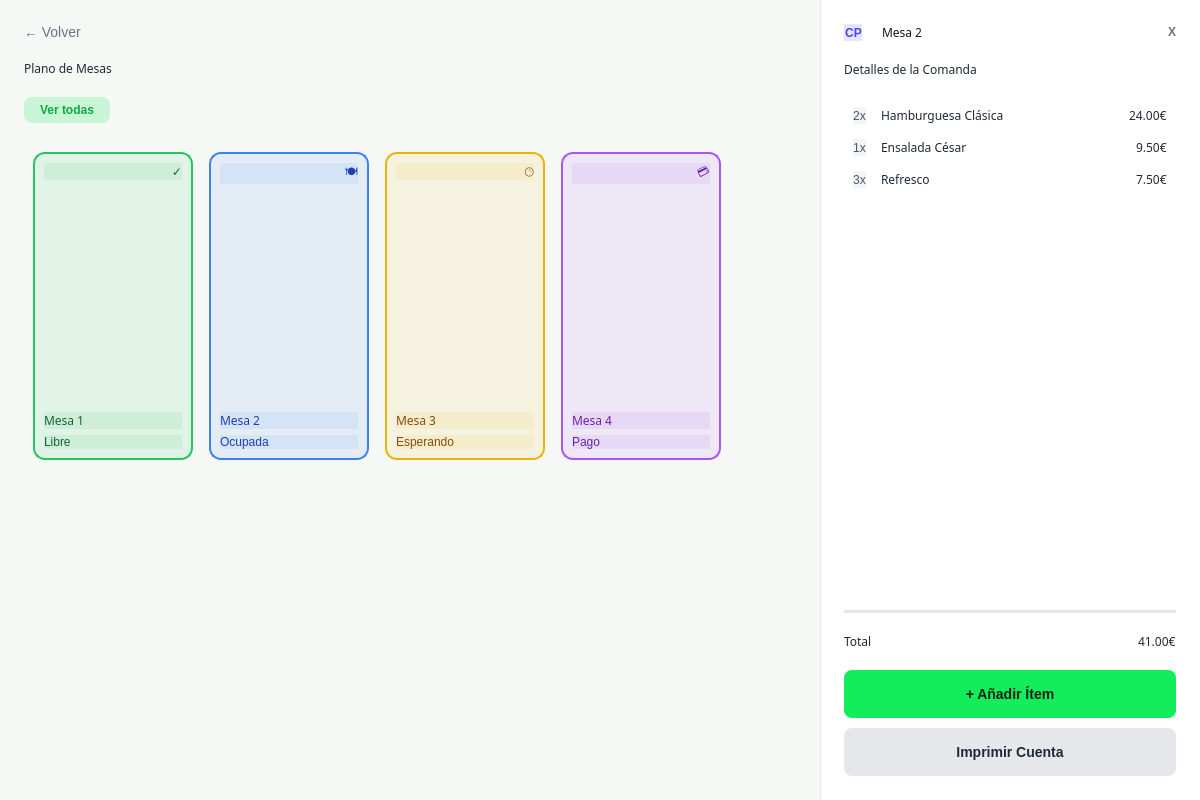
<?xml version="1.0" encoding="UTF-8"?>
<ui version="4.0">
 <class>MainWindow</class>
 <widget class="QMainWindow" name="MainWindow">
  <property name="geometry">
   <rect>
    <x>0</x>
    <y>0</y>
    <width>1200</width>
    <height>800</height>
   </rect>
  </property>
  <property name="windowTitle">
   <string>Visualizador de Mesas</string>
  </property>
  <property name="styleSheet">
   <string notr="true">background-color: #f6f8f6; font-family: &quot;Segoe UI&quot;, &quot;Work Sans&quot;, sans-serif; color: #1f2937;</string>
  </property>
  <widget class="QWidget" name="centralwidget">
   <layout class="QHBoxLayout" name="horizontalLayoutMain">
    <property name="spacing">
     <number>0</number>
    </property>
    <property name="leftMargin">
     <number>0</number>
    </property>
    <property name="topMargin">
     <number>0</number>
    </property>
    <property name="rightMargin">
     <number>0</number>
    </property>
    <property name="bottomMargin">
     <number>0</number>
    </property>
    <item>
     <widget class="QWidget" name="leftPanel" native="true">
      <layout class="QVBoxLayout" name="verticalLayout_Left">
       <property name="spacing">
        <number>20</number>
       </property>
       <property name="leftMargin">
        <number>24</number>
       </property>
       <property name="topMargin">
        <number>24</number>
       </property>
       <property name="rightMargin">
        <number>24</number>
       </property>
       <property name="bottomMargin">
        <number>24</number>
       </property>
       <item>
        <widget class="QPushButton" name="btn_regresar">
         <property name="styleSheet">
          <string notr="true">
           QPushButton {
            background-color: transparent;
            color: #6b7280;
            border: none;
            text-align: left;
            font-size: 14px;
           }
           QPushButton:hover {
            color: #1f2937;
           }
          </string>
         </property>
         <property name="text">
          <string>← Volver</string>
         </property>
         <property name="cursor">
          <cursorShape>PointingHandCursor</cursorShape>
         </property>
        </widget>
       </item>
       <item>
        <widget class="QLabel" name="lblTitle">
         <property name="font">
          <font>
           <family>Segoe UI,Work Sans,sans-serif</family>
          </font>
         </property>
         <property name="text">
          <string>Plano de Mesas</string>
         </property>
        </widget>
       </item>
       <item>
        <widget class="QWidget" name="filterContainer" native="true">
         <layout class="QHBoxLayout" name="horizontalLayout_Filters">
          <property name="leftMargin">
           <number>0</number>
          </property>
          <property name="topMargin">
           <number>0</number>
          </property>
          <property name="rightMargin">
           <number>0</number>
          </property>
          <property name="bottomMargin">
           <number>0</number>
          </property>
          <item>
           <widget class="QPushButton" name="btnFilterAll">
            <property name="styleSheet">
             <string notr="true">
              QPushButton {
               background-color: rgba(19, 236, 91, 0.2);
               color: #0fa841;
               border: none;
               border-radius: 8px;
               padding: 6px 16px;
               font-weight: bold;
              }
             </string>
            </property>
            <property name="text">
             <string>Ver todas</string>
            </property>
           </widget>
          </item>
          <item>
           <spacer name="horizontalSpacer">
            <property name="orientation">
             <enum>Qt::Horizontal</enum>
            </property>
            <property name="sizeHint" stdset="0">
             <size>
              <width>40</width>
              <height>20</height>
             </size>
            </property>
           </spacer>
          </item>
         </layout>
        </widget>
       </item>
       <item>
        <widget class="QScrollArea" name="scrollArea">
         <property name="styleSheet">
          <string notr="true">QScrollArea { border: none; background: transparent; } QWidget { background: transparent; }</string>
         </property>
         <property name="widgetResizable">
          <bool>true</bool>
         </property>
         <widget class="QWidget" name="scrollContent">
          <property name="geometry">
           <rect>
            <x>0</x>
            <y>0</y>
            <width>772</width>
            <height>633</height>
           </rect>
          </property>
          <layout class="QGridLayout" name="gridLayout">
           <property name="spacing">
            <number>16</number>
           </property>
           <item row="0" column="0">
            <widget class="QFrame" name="mesa1">
             <property name="minimumSize">
              <size>
               <width>160</width>
               <height>160</height>
              </size>
             </property>
             <property name="styleSheet">
              <string notr="true">
               QFrame {
                background-color: rgba(34, 197, 94, 0.1);
                border: 2px solid #22c55e;
                border-radius: 12px;
                color: #166534;
               }
              </string>
             </property>
             <layout class="QVBoxLayout" name="vl_m1">
              <item>
               <widget class="QLabel" name="icon_m1">
                <property name="font">
                 <font>
                  <family>Segoe UI,Work Sans,sans-serif</family>
                 </font>
                </property>
                <property name="styleSheet">
                 <string>border:none;</string>
                </property>
                <property name="text">
                 <string>✓</string>
                </property>
                <property name="alignment">
                 <set>Qt::AlignRight|Qt::AlignTop|Qt::AlignTrailing</set>
                </property>
               </widget>
              </item>
              <item>
               <spacer>
                <property name="orientation">
                 <enum>Qt::Vertical</enum>
                </property>
                <property name="sizeHint" stdset="0">
                 <size>
                  <width>0</width>
                  <height>0</height>
                 </size>
                </property>
               </spacer>
              </item>
              <item>
               <widget class="QLabel" name="txt_m1">
                <property name="font">
                 <font>
                  <family>Segoe UI,Work Sans,sans-serif</family>
                 </font>
                </property>
                <property name="styleSheet">
                 <string>border:none;</string>
                </property>
                <property name="text">
                 <string>Mesa 1</string>
                </property>
               </widget>
              </item>
              <item>
               <widget class="QLabel" name="st_m1">
                <property name="styleSheet">
                 <string>border:none;</string>
                </property>
                <property name="text">
                 <string>Libre</string>
                </property>
               </widget>
              </item>
             </layout>
            </widget>
           </item>
           <item row="0" column="1">
            <widget class="QFrame" name="mesa2">
             <property name="minimumSize">
              <size>
               <width>160</width>
               <height>160</height>
              </size>
             </property>
             <property name="styleSheet">
              <string notr="true">
               QFrame {
                background-color: rgba(59, 130, 246, 0.1);
                border: 2px solid #3b82f6;
                border-radius: 12px;
                color: #1e40af;
               }
              </string>
             </property>
             <layout class="QVBoxLayout" name="vl_m2">
              <item>
               <widget class="QLabel" name="icon_m2">
                <property name="font">
                 <font>
                  <family>Segoe UI,Work Sans,sans-serif</family>
                 </font>
                </property>
                <property name="styleSheet">
                 <string>border:none;</string>
                </property>
                <property name="text">
                 <string>🍽</string>
                </property>
                <property name="alignment">
                 <set>Qt::AlignRight|Qt::AlignTop|Qt::AlignTrailing</set>
                </property>
               </widget>
              </item>
              <item>
               <spacer>
                <property name="orientation">
                 <enum>Qt::Vertical</enum>
                </property>
                <property name="sizeHint" stdset="0">
                 <size>
                  <width>0</width>
                  <height>0</height>
                 </size>
                </property>
               </spacer>
              </item>
              <item>
               <widget class="QLabel" name="txt_m2">
                <property name="font">
                 <font>
                  <family>Segoe UI,Work Sans,sans-serif</family>
                 </font>
                </property>
                <property name="styleSheet">
                 <string>border:none;</string>
                </property>
                <property name="text">
                 <string>Mesa 2</string>
                </property>
               </widget>
              </item>
              <item>
               <widget class="QLabel" name="st_m2">
                <property name="styleSheet">
                 <string>border:none;</string>
                </property>
                <property name="text">
                 <string>Ocupada</string>
                </property>
               </widget>
              </item>
             </layout>
            </widget>
           </item>
           <item row="0" column="2">
            <widget class="QFrame" name="mesa3">
             <property name="minimumSize">
              <size>
               <width>160</width>
               <height>160</height>
              </size>
             </property>
             <property name="styleSheet">
              <string notr="true">
               QFrame {
                background-color: rgba(234, 179, 8, 0.1);
                border: 2px solid #eab308;
                border-radius: 12px;
                color: #854d0e;
               }
              </string>
             </property>
             <layout class="QVBoxLayout" name="vl_m3">
              <item>
               <widget class="QLabel" name="icon_m3">
                <property name="font">
                 <font>
                  <family>Segoe UI,Work Sans,sans-serif</family>
                 </font>
                </property>
                <property name="styleSheet">
                 <string>border:none;</string>
                </property>
                <property name="text">
                 <string>🕒</string>
                </property>
                <property name="alignment">
                 <set>Qt::AlignRight|Qt::AlignTop|Qt::AlignTrailing</set>
                </property>
               </widget>
              </item>
              <item>
               <spacer>
                <property name="orientation">
                 <enum>Qt::Vertical</enum>
                </property>
                <property name="sizeHint" stdset="0">
                 <size>
                  <width>0</width>
                  <height>0</height>
                 </size>
                </property>
               </spacer>
              </item>
              <item>
               <widget class="QLabel" name="txt_m3">
                <property name="font">
                 <font>
                  <family>Segoe UI,Work Sans,sans-serif</family>
                 </font>
                </property>
                <property name="styleSheet">
                 <string>border:none;</string>
                </property>
                <property name="text">
                 <string>Mesa 3</string>
                </property>
               </widget>
              </item>
              <item>
               <widget class="QLabel" name="st_m3">
                <property name="styleSheet">
                 <string>border:none;</string>
                </property>
                <property name="text">
                 <string>Esperando</string>
                </property>
               </widget>
              </item>
             </layout>
            </widget>
           </item>
           <item row="0" column="3">
            <widget class="QFrame" name="mesa4">
             <property name="minimumSize">
              <size>
               <width>160</width>
               <height>160</height>
              </size>
             </property>
             <property name="styleSheet">
              <string notr="true">
               QFrame {
                background-color: rgba(168, 85, 247, 0.1);
                border: 2px solid #a855f7;
                border-radius: 12px;
                color: #6b21a8;
               }
              </string>
             </property>
             <layout class="QVBoxLayout" name="vl_m4">
              <item>
               <widget class="QLabel" name="icon_m4">
                <property name="font">
                 <font>
                  <family>Segoe UI,Work Sans,sans-serif</family>
                 </font>
                </property>
                <property name="styleSheet">
                 <string>border:none;</string>
                </property>
                <property name="text">
                 <string>💳</string>
                </property>
                <property name="alignment">
                 <set>Qt::AlignRight|Qt::AlignTop|Qt::AlignTrailing</set>
                </property>
               </widget>
              </item>
              <item>
               <spacer>
                <property name="orientation">
                 <enum>Qt::Vertical</enum>
                </property>
                <property name="sizeHint" stdset="0">
                 <size>
                  <width>0</width>
                  <height>0</height>
                 </size>
                </property>
               </spacer>
              </item>
              <item>
               <widget class="QLabel" name="txt_m4">
                <property name="font">
                 <font>
                  <family>Segoe UI,Work Sans,sans-serif</family>
                 </font>
                </property>
                <property name="styleSheet">
                 <string>border:none;</string>
                </property>
                <property name="text">
                 <string>Mesa 4</string>
                </property>
               </widget>
              </item>
              <item>
               <widget class="QLabel" name="st_m4">
                <property name="styleSheet">
                 <string>border:none;</string>
                </property>
                <property name="text">
                 <string>Pago</string>
                </property>
               </widget>
              </item>
             </layout>
            </widget>
           </item>
           <item row="1" column="0">
            <spacer>
             <property name="orientation">
              <enum>Qt::Vertical</enum>
             </property>
             <property name="sizeHint" stdset="0">
              <size>
               <width>0</width>
               <height>0</height>
              </size>
             </property>
            </spacer>
           </item>
           <item row="0" column="4">
            <spacer>
             <property name="orientation">
              <enum>Qt::Horizontal</enum>
             </property>
             <property name="sizeHint" stdset="0">
              <size>
               <width>0</width>
               <height>0</height>
              </size>
             </property>
            </spacer>
           </item>
          </layout>
         </widget>
        </widget>
       </item>
      </layout>
     </widget>
    </item>
    <item>
     <widget class="QFrame" name="sidebar">
      <property name="minimumSize">
       <size>
        <width>380</width>
        <height>0</height>
       </size>
      </property>
      <property name="maximumSize">
       <size>
        <width>380</width>
        <height>16777215</height>
       </size>
      </property>
      <property name="styleSheet">
       <string notr="true">
        background-color: white;
        border-left: 1px solid #e5e7eb;
       </string>
      </property>
      <layout class="QVBoxLayout" name="verticalLayout_Sidebar">
       <property name="spacing">
        <number>20</number>
       </property>
       <property name="leftMargin">
        <number>24</number>
       </property>
       <property name="topMargin">
        <number>24</number>
       </property>
       <property name="rightMargin">
        <number>24</number>
       </property>
       <property name="bottomMargin">
        <number>24</number>
       </property>
       <item>
        <layout class="QHBoxLayout" name="headerSidebar">
         <item>
          <widget class="QLabel" name="avatar">
           <property name="styleSheet">
            <string>background-color: #e0e7ff; border-radius: 24px; color: #4f46e5; font-weight: bold;</string>
           </property>
           <property name="text">
            <string>CP</string>
           </property>
           <property name="alignment">
            <set>Qt::AlignCenter</set>
           </property>
           <property name="fixedSize" stdset="0">
            <size>
             <width>48</width>
             <height>48</height>
            </size>
           </property>
          </widget>
         </item>
         <item>
          <widget class="QWidget" name="userInfo" native="true">
           <layout class="QVBoxLayout" name="vl_user">
            <property name="spacing">
             <number>0</number>
            </property>
            <property name="leftMargin">
             <number>0</number>
            </property>
            <property name="topMargin">
             <number>0</number>
            </property>
            <property name="rightMargin">
             <number>0</number>
            </property>
            <property name="bottomMargin">
             <number>0</number>
            </property>
            <item>
             <widget class="QLabel" name="lblTableName">
              <property name="font">
               <font>
                <family>Segoe UI,Work Sans,sans-serif</family>
               </font>
              </property>
              <property name="styleSheet">
               <string>border:none; color: #111827;</string>
              </property>
              <property name="text">
               <string>Mesa 2</string>
              </property>
             </widget>
            </item>
           </layout>
          </widget>
         </item>
         <item>
          <spacer>
           <property name="orientation">
            <enum>Qt::Horizontal</enum>
           </property>
           <property name="sizeHint" stdset="0">
            <size>
             <width>0</width>
             <height>0</height>
            </size>
           </property>
          </spacer>
         </item>
         <item>
          <widget class="QPushButton" name="btnClose">
           <property name="styleSheet">
            <string>border:none; color: #6b7280; background-color: transparent; font-weight: bold;</string>
           </property>
           <property name="text">
            <string>X</string>
           </property>
           <property name="fixedSize" stdset="0">
            <size>
             <width>32</width>
             <height>32</height>
            </size>
           </property>
          </widget>
         </item>
        </layout>
       </item>
       <item>
        <widget class="QLabel" name="lblOrderDetails">
         <property name="font">
          <font>
           <family>Segoe UI,Work Sans,sans-serif</family>
          </font>
         </property>
         <property name="styleSheet">
          <string>border:none; color: #1f2937;</string>
         </property>
         <property name="text">
          <string>Detalles de la Comanda</string>
         </property>
        </widget>
       </item>
       <item>
        <widget class="QScrollArea" name="scrollItems">
         <property name="styleSheet">
          <string>border:none; background:transparent;</string>
         </property>
         <property name="widgetResizable">
          <bool>true</bool>
         </property>
         <widget class="QWidget" name="scrollItemsContent">
          <property name="geometry">
           <rect>
            <x>0</x>
            <y>0</y>
            <width>332</width>
            <height>452</height>
           </rect>
          </property>
          <layout class="QVBoxLayout" name="vl_items">
           <property name="spacing">
            <number>15</number>
           </property>
           <item>
            <layout class="QHBoxLayout" name="item1">
             <item>
              <widget class="QLabel" name="qty1">
               <property name="styleSheet">
                <string>background-color: #f3f4f6; border-radius: 8px; color: #4b5563;</string>
               </property>
               <property name="text">
                <string>2x</string>
               </property>
               <property name="alignment">
                <set>Qt::AlignCenter</set>
               </property>
               <property name="fixedSize" stdset="0">
                <size>
                 <width>40</width>
                 <height>40</height>
                </size>
               </property>
              </widget>
             </item>
             <item>
              <widget class="QWidget" name="info1" native="true">
               <layout class="QVBoxLayout" name="v_info1">
                <property name="spacing">
                 <number>0</number>
                </property>
                <property name="leftMargin">
                 <number>0</number>
                </property>
                <property name="topMargin">
                 <number>0</number>
                </property>
                <property name="rightMargin">
                 <number>0</number>
                </property>
                <property name="bottomMargin">
                 <number>0</number>
                </property>
                <item>
                 <widget class="QLabel" name="name1">
                  <property name="font">
                   <font>
                    <family>Segoe UI,Work Sans,sans-serif</family>
                   </font>
                  </property>
                  <property name="styleSheet">
                   <string>border:none;</string>
                  </property>
                  <property name="text">
                   <string>Hamburguesa Clásica</string>
                  </property>
                 </widget>
                </item>
               </layout>
              </widget>
             </item>
             <item>
              <spacer>
               <property name="orientation">
                <enum>Qt::Horizontal</enum>
               </property>
               <property name="sizeHint" stdset="0">
                <size>
                 <width>0</width>
                 <height>0</height>
                </size>
               </property>
              </spacer>
             </item>
             <item>
              <widget class="QLabel" name="price1">
               <property name="font">
                <font>
                 <family>Segoe UI,Work Sans,sans-serif</family>
                </font>
               </property>
               <property name="styleSheet">
                <string>border:none;</string>
               </property>
               <property name="text">
                <string>24.00€</string>
               </property>
              </widget>
             </item>
            </layout>
           </item>
           <item>
            <layout class="QHBoxLayout" name="item2">
             <item>
              <widget class="QLabel" name="qty2">
               <property name="styleSheet">
                <string>background-color: #f3f4f6; border-radius: 8px; color: #4b5563;</string>
               </property>
               <property name="text">
                <string>1x</string>
               </property>
               <property name="alignment">
                <set>Qt::AlignCenter</set>
               </property>
               <property name="fixedSize" stdset="0">
                <size>
                 <width>40</width>
                 <height>40</height>
                </size>
               </property>
              </widget>
             </item>
             <item>
              <widget class="QWidget" name="info2" native="true">
               <layout class="QVBoxLayout" name="v_info2">
                <property name="spacing">
                 <number>0</number>
                </property>
                <property name="leftMargin">
                 <number>0</number>
                </property>
                <property name="topMargin">
                 <number>0</number>
                </property>
                <property name="rightMargin">
                 <number>0</number>
                </property>
                <property name="bottomMargin">
                 <number>0</number>
                </property>
                <item>
                 <widget class="QLabel" name="name2">
                  <property name="font">
                   <font>
                    <family>Segoe UI,Work Sans,sans-serif</family>
                   </font>
                  </property>
                  <property name="styleSheet">
                   <string>border:none;</string>
                  </property>
                  <property name="text">
                   <string>Ensalada César</string>
                  </property>
                 </widget>
                </item>
               </layout>
              </widget>
             </item>
             <item>
              <spacer>
               <property name="orientation">
                <enum>Qt::Horizontal</enum>
               </property>
               <property name="sizeHint" stdset="0">
                <size>
                 <width>0</width>
                 <height>0</height>
                </size>
               </property>
              </spacer>
             </item>
             <item>
              <widget class="QLabel" name="price2">
               <property name="font">
                <font>
                 <family>Segoe UI,Work Sans,sans-serif</family>
                </font>
               </property>
               <property name="styleSheet">
                <string>border:none;</string>
               </property>
               <property name="text">
                <string>9.50€</string>
               </property>
              </widget>
             </item>
            </layout>
           </item>
           <item>
            <layout class="QHBoxLayout" name="item3">
             <item>
              <widget class="QLabel" name="qty3">
               <property name="styleSheet">
                <string>background-color: #f3f4f6; border-radius: 8px; color: #4b5563;</string>
               </property>
               <property name="text">
                <string>3x</string>
               </property>
               <property name="alignment">
                <set>Qt::AlignCenter</set>
               </property>
               <property name="fixedSize" stdset="0">
                <size>
                 <width>40</width>
                 <height>40</height>
                </size>
               </property>
              </widget>
             </item>
             <item>
              <widget class="QWidget" name="info3" native="true">
               <layout class="QVBoxLayout" name="v_info3">
                <property name="spacing">
                 <number>0</number>
                </property>
                <property name="leftMargin">
                 <number>0</number>
                </property>
                <property name="topMargin">
                 <number>0</number>
                </property>
                <property name="rightMargin">
                 <number>0</number>
                </property>
                <property name="bottomMargin">
                 <number>0</number>
                </property>
                <item>
                 <widget class="QLabel" name="name3">
                  <property name="font">
                   <font>
                    <family>Segoe UI,Work Sans,sans-serif</family>
                   </font>
                  </property>
                  <property name="styleSheet">
                   <string>border:none;</string>
                  </property>
                  <property name="text">
                   <string>Refresco</string>
                  </property>
                 </widget>
                </item>
               </layout>
              </widget>
             </item>
             <item>
              <spacer>
               <property name="orientation">
                <enum>Qt::Horizontal</enum>
               </property>
               <property name="sizeHint" stdset="0">
                <size>
                 <width>0</width>
                 <height>0</height>
                </size>
               </property>
              </spacer>
             </item>
             <item>
              <widget class="QLabel" name="price3">
               <property name="font">
                <font>
                 <family>Segoe UI,Work Sans,sans-serif</family>
                </font>
               </property>
               <property name="styleSheet">
                <string>border:none;</string>
               </property>
               <property name="text">
                <string>7.50€</string>
               </property>
              </widget>
             </item>
            </layout>
           </item>
           <item>
            <spacer>
             <property name="orientation">
              <enum>Qt::Vertical</enum>
             </property>
             <property name="sizeHint" stdset="0">
              <size>
               <width>0</width>
               <height>0</height>
              </size>
             </property>
            </spacer>
           </item>
          </layout>
         </widget>
        </widget>
       </item>
       <item>
        <widget class="QFrame" name="lineSep">
         <property name="styleSheet">
          <string>background-color: #e5e7eb; border: none; min-height: 1px;</string>
         </property>
         <property name="frameShape">
          <enum>QFrame::HLine</enum>
         </property>
         <property name="frameShadow">
          <enum>QFrame::Sunken</enum>
         </property>
        </widget>
       </item>
       <item>
        <layout class="QHBoxLayout" name="totalLayout">
         <item>
          <widget class="QLabel" name="lblTotalText">
           <property name="font">
            <font>
             <family>Segoe UI,Work Sans,sans-serif</family>
            </font>
           </property>
           <property name="styleSheet">
            <string>border:none;</string>
           </property>
           <property name="text">
            <string>Total</string>
           </property>
          </widget>
         </item>
         <item>
          <spacer>
           <property name="orientation">
            <enum>Qt::Horizontal</enum>
           </property>
           <property name="sizeHint" stdset="0">
            <size>
             <width>0</width>
             <height>0</height>
            </size>
           </property>
          </spacer>
         </item>
         <item>
          <widget class="QLabel" name="lblTotalAmount">
           <property name="font">
            <font>
             <family>Segoe UI,Work Sans,sans-serif</family>
            </font>
           </property>
           <property name="styleSheet">
            <string>border:none;</string>
           </property>
           <property name="text">
            <string>41.00€</string>
           </property>
          </widget>
         </item>
        </layout>
       </item>
       <item>
        <layout class="QVBoxLayout" name="actionButtons">
         <property name="spacing">
          <number>10</number>
         </property>
         <item>
          <widget class="QPushButton" name="btnAddItem">
           <property name="minimumSize">
            <size>
             <width>0</width>
             <height>48</height>
            </size>
           </property>
           <property name="styleSheet">
            <string notr="true">
             QPushButton {
              background-color: #13ec5b;
              color: #102216;
              border: none;
              border-radius: 8px;
              font-weight: bold;
              font-size: 14px;
             }
             QPushButton:hover { background-color: #0fd150; }
            </string>
           </property>
           <property name="text">
            <string>+ Añadir Ítem</string>
           </property>
          </widget>
         </item>
         <item>
          <widget class="QPushButton" name="btnPrint">
           <property name="minimumSize">
            <size>
             <width>0</width>
             <height>48</height>
            </size>
           </property>
           <property name="styleSheet">
            <string notr="true">
             QPushButton {
              background-color: #e5e7eb;
              color: #1f2937;
              border: none;
              border-radius: 8px;
              font-weight: bold;
              font-size: 14px;
             }
             QPushButton:hover { background-color: #d1d5db; }
            </string>
           </property>
           <property name="text">
            <string>Imprimir Cuenta</string>
           </property>
          </widget>
         </item>
        </layout>
       </item>
      </layout>
     </widget>
    </item>
   </layout>
  </widget>
 </widget>
 <resources/>
 <connections/>
</ui>
